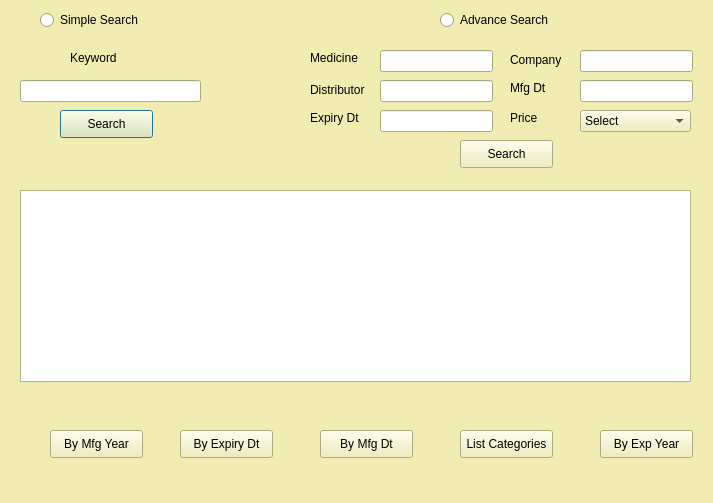
<?xml version="1.0" encoding="UTF-8"?>
<ui version="4.0">
 <class>secDialog</class>
 <widget class="QDialog" name="secDialog">
  <property name="geometry">
   <rect>
    <x>0</x>
    <y>0</y>
    <width>713</width>
    <height>503</height>
   </rect>
  </property>
  <property name="palette">
   <palette>
    <active>
     <colorrole role="WindowText">
      <brush brushstyle="SolidPattern">
       <color alpha="255">
        <red>0</red>
        <green>0</green>
        <blue>0</blue>
       </color>
      </brush>
     </colorrole>
     <colorrole role="Button">
      <brush brushstyle="SolidPattern">
       <color alpha="255">
        <red>240</red>
        <green>236</green>
        <blue>178</blue>
       </color>
      </brush>
     </colorrole>
     <colorrole role="Light">
      <brush brushstyle="SolidPattern">
       <color alpha="255">
        <red>255</red>
        <green>255</green>
        <blue>255</blue>
       </color>
      </brush>
     </colorrole>
     <colorrole role="Midlight">
      <brush brushstyle="SolidPattern">
       <color alpha="255">
        <red>247</red>
        <green>245</green>
        <blue>216</blue>
       </color>
      </brush>
     </colorrole>
     <colorrole role="Dark">
      <brush brushstyle="SolidPattern">
       <color alpha="255">
        <red>120</red>
        <green>118</green>
        <blue>89</blue>
       </color>
      </brush>
     </colorrole>
     <colorrole role="Mid">
      <brush brushstyle="SolidPattern">
       <color alpha="255">
        <red>160</red>
        <green>157</green>
        <blue>119</blue>
       </color>
      </brush>
     </colorrole>
     <colorrole role="Text">
      <brush brushstyle="SolidPattern">
       <color alpha="255">
        <red>0</red>
        <green>0</green>
        <blue>0</blue>
       </color>
      </brush>
     </colorrole>
     <colorrole role="BrightText">
      <brush brushstyle="SolidPattern">
       <color alpha="255">
        <red>255</red>
        <green>255</green>
        <blue>255</blue>
       </color>
      </brush>
     </colorrole>
     <colorrole role="ButtonText">
      <brush brushstyle="SolidPattern">
       <color alpha="255">
        <red>0</red>
        <green>0</green>
        <blue>0</blue>
       </color>
      </brush>
     </colorrole>
     <colorrole role="Base">
      <brush brushstyle="SolidPattern">
       <color alpha="255">
        <red>255</red>
        <green>255</green>
        <blue>255</blue>
       </color>
      </brush>
     </colorrole>
     <colorrole role="Window">
      <brush brushstyle="SolidPattern">
       <color alpha="255">
        <red>240</red>
        <green>236</green>
        <blue>178</blue>
       </color>
      </brush>
     </colorrole>
     <colorrole role="Shadow">
      <brush brushstyle="SolidPattern">
       <color alpha="255">
        <red>0</red>
        <green>0</green>
        <blue>0</blue>
       </color>
      </brush>
     </colorrole>
     <colorrole role="AlternateBase">
      <brush brushstyle="SolidPattern">
       <color alpha="255">
        <red>247</red>
        <green>245</green>
        <blue>216</blue>
       </color>
      </brush>
     </colorrole>
     <colorrole role="ToolTipBase">
      <brush brushstyle="SolidPattern">
       <color alpha="255">
        <red>255</red>
        <green>255</green>
        <blue>220</blue>
       </color>
      </brush>
     </colorrole>
     <colorrole role="ToolTipText">
      <brush brushstyle="SolidPattern">
       <color alpha="255">
        <red>0</red>
        <green>0</green>
        <blue>0</blue>
       </color>
      </brush>
     </colorrole>
    </active>
    <inactive>
     <colorrole role="WindowText">
      <brush brushstyle="SolidPattern">
       <color alpha="255">
        <red>0</red>
        <green>0</green>
        <blue>0</blue>
       </color>
      </brush>
     </colorrole>
     <colorrole role="Button">
      <brush brushstyle="SolidPattern">
       <color alpha="255">
        <red>240</red>
        <green>236</green>
        <blue>178</blue>
       </color>
      </brush>
     </colorrole>
     <colorrole role="Light">
      <brush brushstyle="SolidPattern">
       <color alpha="255">
        <red>255</red>
        <green>255</green>
        <blue>255</blue>
       </color>
      </brush>
     </colorrole>
     <colorrole role="Midlight">
      <brush brushstyle="SolidPattern">
       <color alpha="255">
        <red>247</red>
        <green>245</green>
        <blue>216</blue>
       </color>
      </brush>
     </colorrole>
     <colorrole role="Dark">
      <brush brushstyle="SolidPattern">
       <color alpha="255">
        <red>120</red>
        <green>118</green>
        <blue>89</blue>
       </color>
      </brush>
     </colorrole>
     <colorrole role="Mid">
      <brush brushstyle="SolidPattern">
       <color alpha="255">
        <red>160</red>
        <green>157</green>
        <blue>119</blue>
       </color>
      </brush>
     </colorrole>
     <colorrole role="Text">
      <brush brushstyle="SolidPattern">
       <color alpha="255">
        <red>0</red>
        <green>0</green>
        <blue>0</blue>
       </color>
      </brush>
     </colorrole>
     <colorrole role="BrightText">
      <brush brushstyle="SolidPattern">
       <color alpha="255">
        <red>255</red>
        <green>255</green>
        <blue>255</blue>
       </color>
      </brush>
     </colorrole>
     <colorrole role="ButtonText">
      <brush brushstyle="SolidPattern">
       <color alpha="255">
        <red>0</red>
        <green>0</green>
        <blue>0</blue>
       </color>
      </brush>
     </colorrole>
     <colorrole role="Base">
      <brush brushstyle="SolidPattern">
       <color alpha="255">
        <red>255</red>
        <green>255</green>
        <blue>255</blue>
       </color>
      </brush>
     </colorrole>
     <colorrole role="Window">
      <brush brushstyle="SolidPattern">
       <color alpha="255">
        <red>240</red>
        <green>236</green>
        <blue>178</blue>
       </color>
      </brush>
     </colorrole>
     <colorrole role="Shadow">
      <brush brushstyle="SolidPattern">
       <color alpha="255">
        <red>0</red>
        <green>0</green>
        <blue>0</blue>
       </color>
      </brush>
     </colorrole>
     <colorrole role="AlternateBase">
      <brush brushstyle="SolidPattern">
       <color alpha="255">
        <red>247</red>
        <green>245</green>
        <blue>216</blue>
       </color>
      </brush>
     </colorrole>
     <colorrole role="ToolTipBase">
      <brush brushstyle="SolidPattern">
       <color alpha="255">
        <red>255</red>
        <green>255</green>
        <blue>220</blue>
       </color>
      </brush>
     </colorrole>
     <colorrole role="ToolTipText">
      <brush brushstyle="SolidPattern">
       <color alpha="255">
        <red>0</red>
        <green>0</green>
        <blue>0</blue>
       </color>
      </brush>
     </colorrole>
    </inactive>
    <disabled>
     <colorrole role="WindowText">
      <brush brushstyle="SolidPattern">
       <color alpha="255">
        <red>120</red>
        <green>118</green>
        <blue>89</blue>
       </color>
      </brush>
     </colorrole>
     <colorrole role="Button">
      <brush brushstyle="SolidPattern">
       <color alpha="255">
        <red>240</red>
        <green>236</green>
        <blue>178</blue>
       </color>
      </brush>
     </colorrole>
     <colorrole role="Light">
      <brush brushstyle="SolidPattern">
       <color alpha="255">
        <red>255</red>
        <green>255</green>
        <blue>255</blue>
       </color>
      </brush>
     </colorrole>
     <colorrole role="Midlight">
      <brush brushstyle="SolidPattern">
       <color alpha="255">
        <red>247</red>
        <green>245</green>
        <blue>216</blue>
       </color>
      </brush>
     </colorrole>
     <colorrole role="Dark">
      <brush brushstyle="SolidPattern">
       <color alpha="255">
        <red>120</red>
        <green>118</green>
        <blue>89</blue>
       </color>
      </brush>
     </colorrole>
     <colorrole role="Mid">
      <brush brushstyle="SolidPattern">
       <color alpha="255">
        <red>160</red>
        <green>157</green>
        <blue>119</blue>
       </color>
      </brush>
     </colorrole>
     <colorrole role="Text">
      <brush brushstyle="SolidPattern">
       <color alpha="255">
        <red>120</red>
        <green>118</green>
        <blue>89</blue>
       </color>
      </brush>
     </colorrole>
     <colorrole role="BrightText">
      <brush brushstyle="SolidPattern">
       <color alpha="255">
        <red>255</red>
        <green>255</green>
        <blue>255</blue>
       </color>
      </brush>
     </colorrole>
     <colorrole role="ButtonText">
      <brush brushstyle="SolidPattern">
       <color alpha="255">
        <red>120</red>
        <green>118</green>
        <blue>89</blue>
       </color>
      </brush>
     </colorrole>
     <colorrole role="Base">
      <brush brushstyle="SolidPattern">
       <color alpha="255">
        <red>240</red>
        <green>236</green>
        <blue>178</blue>
       </color>
      </brush>
     </colorrole>
     <colorrole role="Window">
      <brush brushstyle="SolidPattern">
       <color alpha="255">
        <red>240</red>
        <green>236</green>
        <blue>178</blue>
       </color>
      </brush>
     </colorrole>
     <colorrole role="Shadow">
      <brush brushstyle="SolidPattern">
       <color alpha="255">
        <red>0</red>
        <green>0</green>
        <blue>0</blue>
       </color>
      </brush>
     </colorrole>
     <colorrole role="AlternateBase">
      <brush brushstyle="SolidPattern">
       <color alpha="255">
        <red>240</red>
        <green>236</green>
        <blue>178</blue>
       </color>
      </brush>
     </colorrole>
     <colorrole role="ToolTipBase">
      <brush brushstyle="SolidPattern">
       <color alpha="255">
        <red>255</red>
        <green>255</green>
        <blue>220</blue>
       </color>
      </brush>
     </colorrole>
     <colorrole role="ToolTipText">
      <brush brushstyle="SolidPattern">
       <color alpha="255">
        <red>0</red>
        <green>0</green>
        <blue>0</blue>
       </color>
      </brush>
     </colorrole>
    </disabled>
   </palette>
  </property>
  <property name="windowTitle">
   <string>Dialog</string>
  </property>
  <widget class="QPushButton" name="btnSimp">
   <property name="geometry">
    <rect>
     <x>60</x>
     <y>110</y>
     <width>93</width>
     <height>28</height>
    </rect>
   </property>
   <property name="text">
    <string>Search</string>
   </property>
  </widget>
  <widget class="QLineEdit" name="edtSimp">
   <property name="geometry">
    <rect>
     <x>20</x>
     <y>80</y>
     <width>181</width>
     <height>22</height>
    </rect>
   </property>
  </widget>
  <widget class="QLabel" name="label">
   <property name="geometry">
    <rect>
     <x>70</x>
     <y>50</y>
     <width>141</width>
     <height>16</height>
    </rect>
   </property>
   <property name="text">
    <string>Keyword</string>
   </property>
  </widget>
  <widget class="QLabel" name="lblShowTxt">
   <property name="geometry">
    <rect>
     <x>100</x>
     <y>190</y>
     <width>251</width>
     <height>16</height>
    </rect>
   </property>
   <property name="text">
    <string/>
   </property>
  </widget>
  <widget class="QRadioButton" name="radioButton">
   <property name="geometry">
    <rect>
     <x>40</x>
     <y>10</y>
     <width>151</width>
     <height>20</height>
    </rect>
   </property>
   <property name="text">
    <string>Simple Search</string>
   </property>
  </widget>
  <widget class="QRadioButton" name="radioButton_2">
   <property name="geometry">
    <rect>
     <x>440</x>
     <y>10</y>
     <width>151</width>
     <height>20</height>
    </rect>
   </property>
   <property name="text">
    <string>Advance Search</string>
   </property>
  </widget>
  <widget class="QLabel" name="label_2">
   <property name="geometry">
    <rect>
     <x>510</x>
     <y>50</y>
     <width>71</width>
     <height>20</height>
    </rect>
   </property>
   <property name="text">
    <string>Company</string>
   </property>
  </widget>
  <widget class="QLineEdit" name="edtComp">
   <property name="geometry">
    <rect>
     <x>580</x>
     <y>50</y>
     <width>113</width>
     <height>22</height>
    </rect>
   </property>
  </widget>
  <widget class="QLineEdit" name="edtMed">
   <property name="geometry">
    <rect>
     <x>380</x>
     <y>50</y>
     <width>113</width>
     <height>22</height>
    </rect>
   </property>
  </widget>
  <widget class="QLabel" name="label_3">
   <property name="geometry">
    <rect>
     <x>310</x>
     <y>50</y>
     <width>55</width>
     <height>16</height>
    </rect>
   </property>
   <property name="text">
    <string>Medicine</string>
   </property>
  </widget>
  <widget class="QLabel" name="label_4">
   <property name="geometry">
    <rect>
     <x>310</x>
     <y>80</y>
     <width>61</width>
     <height>20</height>
    </rect>
   </property>
   <property name="text">
    <string>Distributor</string>
   </property>
  </widget>
  <widget class="QLineEdit" name="edtDist">
   <property name="geometry">
    <rect>
     <x>380</x>
     <y>80</y>
     <width>113</width>
     <height>22</height>
    </rect>
   </property>
  </widget>
  <widget class="QLabel" name="label_5">
   <property name="geometry">
    <rect>
     <x>510</x>
     <y>80</y>
     <width>55</width>
     <height>16</height>
    </rect>
   </property>
   <property name="text">
    <string>Mfg Dt</string>
   </property>
  </widget>
  <widget class="QLineEdit" name="edtMfg">
   <property name="geometry">
    <rect>
     <x>580</x>
     <y>80</y>
     <width>113</width>
     <height>22</height>
    </rect>
   </property>
  </widget>
  <widget class="QLabel" name="label_6">
   <property name="geometry">
    <rect>
     <x>310</x>
     <y>110</y>
     <width>55</width>
     <height>16</height>
    </rect>
   </property>
   <property name="text">
    <string>Expiry Dt</string>
   </property>
  </widget>
  <widget class="QLineEdit" name="edtExp">
   <property name="geometry">
    <rect>
     <x>380</x>
     <y>110</y>
     <width>113</width>
     <height>22</height>
    </rect>
   </property>
  </widget>
  <widget class="QLabel" name="label_7">
   <property name="geometry">
    <rect>
     <x>510</x>
     <y>110</y>
     <width>55</width>
     <height>16</height>
    </rect>
   </property>
   <property name="text">
    <string>Price</string>
   </property>
  </widget>
  <widget class="QComboBox" name="cmbPrc">
   <property name="geometry">
    <rect>
     <x>580</x>
     <y>110</y>
     <width>111</width>
     <height>22</height>
    </rect>
   </property>
   <item>
    <property name="text">
     <string>Select</string>
    </property>
   </item>
   <item>
    <property name="text">
     <string>1 and 50</string>
    </property>
   </item>
   <item>
    <property name="text">
     <string>51 and 100</string>
    </property>
   </item>
   <item>
    <property name="text">
     <string>101 and 150</string>
    </property>
   </item>
   <item>
    <property name="text">
     <string>151 and 200</string>
    </property>
   </item>
   <item>
    <property name="text">
     <string>201 and 250</string>
    </property>
   </item>
   <item>
    <property name="text">
     <string>251 and 300</string>
    </property>
   </item>
   <item>
    <property name="text">
     <string>301 and 350</string>
    </property>
   </item>
   <item>
    <property name="text">
     <string>351 and 400</string>
    </property>
   </item>
   <item>
    <property name="text">
     <string>401 and 450</string>
    </property>
   </item>
   <item>
    <property name="text">
     <string>451 and 500</string>
    </property>
   </item>
   <item>
    <property name="text">
     <string>501 and 750</string>
    </property>
   </item>
   <item>
    <property name="text">
     <string>751 and 1000</string>
    </property>
   </item>
   <item>
    <property name="text">
     <string>1001 and 2500</string>
    </property>
   </item>
   <item>
    <property name="text">
     <string>2501 and 5000</string>
    </property>
   </item>
   <item>
    <property name="text">
     <string>5000 and 10000</string>
    </property>
   </item>
   <item>
    <property name="text">
     <string>10001 and 20000</string>
    </property>
   </item>
  </widget>
  <widget class="QPushButton" name="btnAdv">
   <property name="geometry">
    <rect>
     <x>460</x>
     <y>140</y>
     <width>93</width>
     <height>28</height>
    </rect>
   </property>
   <property name="text">
    <string>Search</string>
   </property>
  </widget>
  <widget class="QTableView" name="tableView">
   <property name="geometry">
    <rect>
     <x>20</x>
     <y>190</y>
     <width>671</width>
     <height>192</height>
    </rect>
   </property>
  </widget>
  <widget class="QPushButton" name="pushButton">
   <property name="geometry">
    <rect>
     <x>50</x>
     <y>430</y>
     <width>93</width>
     <height>28</height>
    </rect>
   </property>
   <property name="text">
    <string>By Mfg Year</string>
   </property>
  </widget>
  <widget class="QPushButton" name="pushButton_2">
   <property name="geometry">
    <rect>
     <x>180</x>
     <y>430</y>
     <width>93</width>
     <height>28</height>
    </rect>
   </property>
   <property name="text">
    <string>By Expiry Dt</string>
   </property>
  </widget>
  <widget class="QPushButton" name="pushButton_3">
   <property name="geometry">
    <rect>
     <x>320</x>
     <y>430</y>
     <width>93</width>
     <height>28</height>
    </rect>
   </property>
   <property name="text">
    <string>By Mfg Dt</string>
   </property>
  </widget>
  <widget class="QPushButton" name="pushButton_4">
   <property name="geometry">
    <rect>
     <x>460</x>
     <y>430</y>
     <width>93</width>
     <height>28</height>
    </rect>
   </property>
   <property name="text">
    <string>List Categories</string>
   </property>
  </widget>
  <widget class="QPushButton" name="pushButton_7">
   <property name="geometry">
    <rect>
     <x>600</x>
     <y>430</y>
     <width>93</width>
     <height>28</height>
    </rect>
   </property>
   <property name="text">
    <string>By Exp Year</string>
   </property>
  </widget>
 </widget>
 <resources/>
 <connections/>
</ui>
